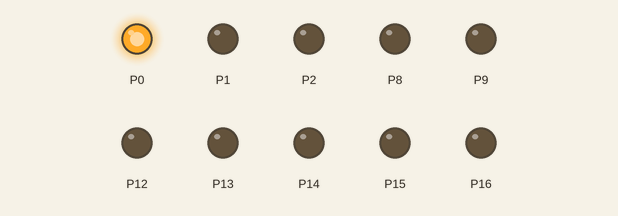
Simulated run of this program. Board: BBC micro:bit (MakeCode). Parts: output pins drawn as LEDs (lit = HIGH).

Above: at 0.05 s.
At 0.75 s:
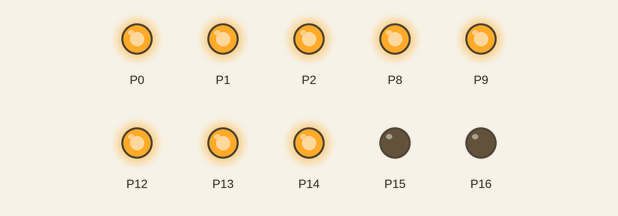
At 1.4 s:
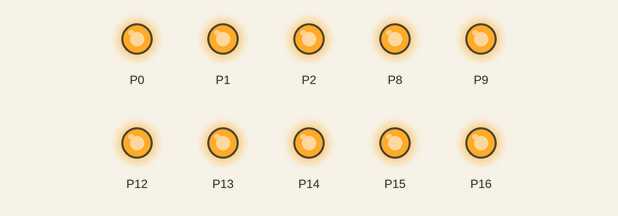
At 2.35 s:
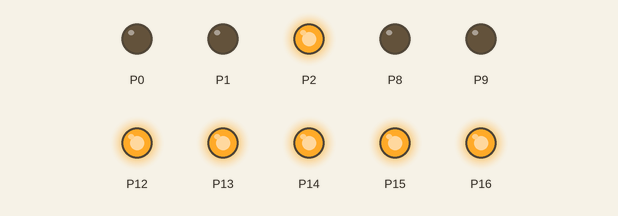
At 3.4 s:
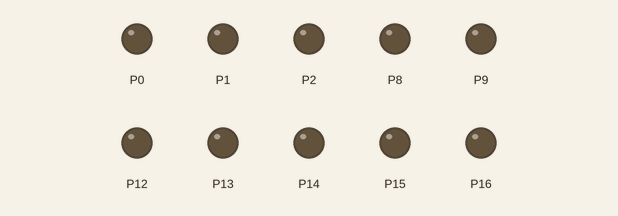
At 4.87 s:
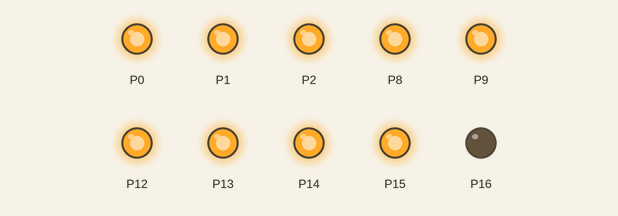
Timing chart, 0 to 5.2 s (numbered marks = the images above):
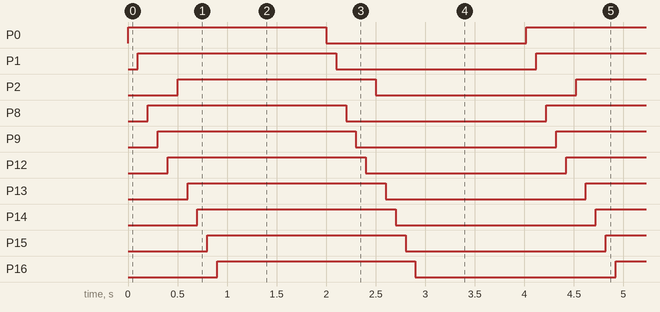

Measured:
- by itself, P0–2, P8, P9, P12–16: alternates HIGH for 2.0 s and LOW for 2.0 s

The program:

main.ts
```typescript
function LEDOFF () {
    pins.digitalWritePin(DigitalPin.P0, 0)
    basic.pause(100)
    pins.digitalWritePin(DigitalPin.P1, 0)
    basic.pause(100)
    pins.digitalWritePin(DigitalPin.P8, 0)
    basic.pause(100)
    pins.digitalWritePin(DigitalPin.P9, 0)
    basic.pause(100)
    pins.digitalWritePin(DigitalPin.P12, 0)
    basic.pause(100)
    pins.digitalWritePin(DigitalPin.P2, 0)
    basic.pause(100)
    pins.digitalWritePin(DigitalPin.P13, 0)
    basic.pause(100)
    pins.digitalWritePin(DigitalPin.P14, 0)
    basic.pause(100)
    pins.digitalWritePin(DigitalPin.P15, 0)
    basic.pause(100)
    pins.digitalWritePin(DigitalPin.P16, 0)
    basic.pause(100)
}
function LEDON () {
    pins.digitalWritePin(DigitalPin.P0, 1)
    basic.pause(100)
    pins.digitalWritePin(DigitalPin.P1, 1)
    basic.pause(100)
    pins.digitalWritePin(DigitalPin.P8, 1)
    basic.pause(100)
    pins.digitalWritePin(DigitalPin.P9, 1)
    basic.pause(100)
    pins.digitalWritePin(DigitalPin.P12, 1)
    basic.pause(100)
    pins.digitalWritePin(DigitalPin.P2, 1)
    basic.pause(100)
    pins.digitalWritePin(DigitalPin.P13, 1)
    basic.pause(100)
    pins.digitalWritePin(DigitalPin.P14, 1)
    basic.pause(100)
    pins.digitalWritePin(DigitalPin.P15, 1)
    basic.pause(100)
    pins.digitalWritePin(DigitalPin.P16, 1)
    basic.pause(100)
}
basic.forever(function () {
    LEDON()
    basic.pause(1000)
    LEDOFF()
    basic.pause(1000)
})
```

test.ts
```typescript
// テストはここに来ます。このパッケージが拡張機能として使用されるときにはコンパイルされません。
```
